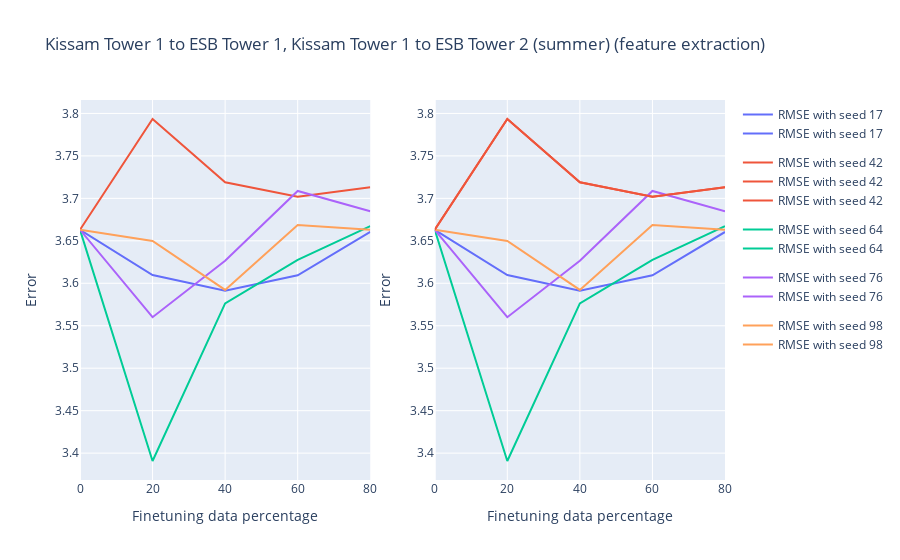
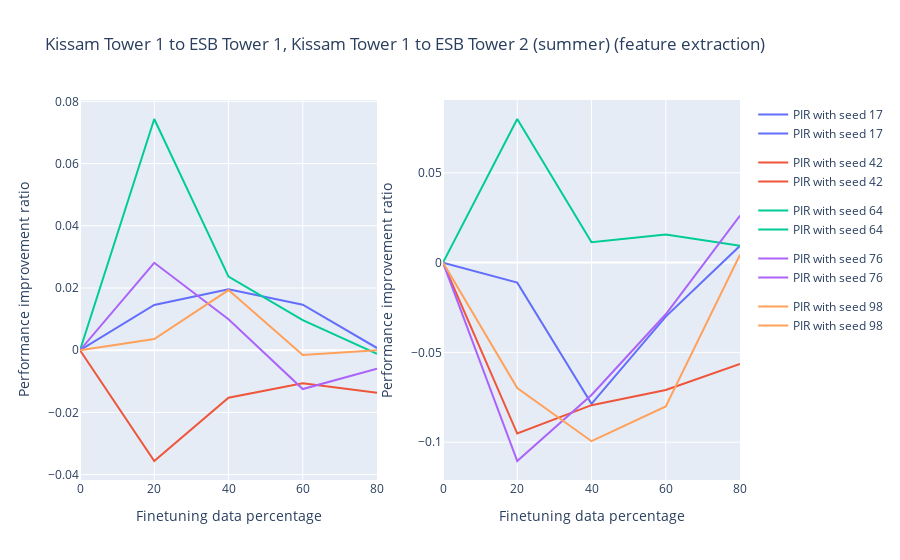

The code cell stored with these charts, in order, in its notebook:
### Code cell
plot_multiseed_error_pir(ft_percents=ft_percents, from_building="Kissam", from_tower=1, to_building="ESB", season="summer")

### Figure 1 — Plotly figure (JSON) as saved in the notebook; plotly's stock layout.template omitted (floating-point values rounded to 4 significant figures)
{"data": [{"hovertemplate": "variable=RMSE with seed 17<br>finetuning data percentage=%{x}<br>value=%{y}<extra></extra>", "legendgroup": "RMSE with seed 17", "line": {"color": "#636efa", "dash": "solid"}, "marker": {"symbol": "circle"}, "mode": "lines", "name": "RMSE with seed 17", "orientation": "v", "showlegend": true, "type": "scatter", "x": [0, 20, 40, 60, 80], "xaxis": "x", "y": [3.663, 3.61, 3.591, 3.609, 3.66], "yaxis": "y"}, {"hovertemplate": "variable=RMSE with seed 42<br>finetuning data percentage=%{x}<br>value=%{y}<extra></extra>", "legendgroup": "RMSE with seed 42", "line": {"color": "#EF553B", "dash": "solid"}, "marker": {"symbol": "circle"}, "mode": "lines", "name": "RMSE with seed 42", "orientation": "v", "showlegend": true, "type": "scatter", "x": [0, 20, 40, 60, 80], "xaxis": "x", "y": [3.663, 3.793, 3.719, 3.702, 3.713], "yaxis": "y"}, {"hovertemplate": "variable=RMSE with seed 64<br>finetuning data percentage=%{x}<br>value=%{y}<extra></extra>", "legendgroup": "RMSE with seed 64", "line": {"color": "#00cc96", "dash": "solid"}, "marker": {"symbol": "circle"}, "mode": "lines", "name": "RMSE with seed 64", "orientation": "v", "showlegend": true, "type": "scatter", "x": [0, 20, 40, 60, 80], "xaxis": "x", "y": [3.663, 3.391, 3.576, 3.628, 3.667], "yaxis": "y"}, {"hovertemplate": "variable=RMSE with seed 76<br>finetuning data percentage=%{x}<br>value=%{y}<extra></extra>", "legendgroup": "RMSE with seed 76", "line": {"color": "#ab63fa", "dash": "solid"}, "marker": {"symbol": "circle"}, "mode": "lines", "name": "RMSE with seed 76", "orientation": "v", "showlegend": true, "type": "scatter", "x": [0, 20, 40, 60, 80], "xaxis": "x", "y": [3.663, 3.56, 3.626, 3.709, 3.685], "yaxis": "y"}, {"hovertemplate": "variable=RMSE with seed 98<br>finetuning data percentage=%{x}<br>value=%{y}<extra></extra>", "legendgroup": "RMSE with seed 98", "line": {"color": "#FFA15A", "dash": "solid"}, "marker": {"symbol": "circle"}, "mode": "lines", "name": "RMSE with seed 98", "orientation": "v", "showlegend": true, "type": "scatter", "x": [0, 20, 40, 60, 80], "xaxis": "x", "y": [3.663, 3.65, 3.592, 3.669, 3.663], "yaxis": "y"}, {"hovertemplate": "variable=RMSE with seed 17<br>finetuning data percentage=%{x}<br>value=%{y}<extra></extra>", "legendgroup": "RMSE with seed 17", "line": {"color": "#636efa", "dash": "solid"}, "marker": {"symbol": "circle"}, "mode": "lines", "name": "RMSE with seed 17", "orientation": "v", "showlegend": true, "type": "scatter", "x": [0, 20, 40, 60, 80], "xaxis": "x2", "y": [3.663, 3.61, 3.591, 3.609, 3.66], "yaxis": "y2"}, {"hovertemplate": "variable=RMSE with seed 42<br>finetuning data percentage=%{x}<br>value=%{y}<extra></extra>", "legendgroup": "RMSE with seed 42", "line": {"color": "#EF553B", "dash": "solid"}, "marker": {"symbol": "circle"}, "mode": "lines", "name": "RMSE with seed 42", "orientation": "v", "showlegend": true, "type": "scatter", "x": [0, 20, 40, 60, 80], "xaxis": "x2", "y": [3.663, 3.793, 3.719, 3.702, 3.713], "yaxis": "y2"}, {"hovertemplate": "variable=RMSE with seed 64<br>finetuning data percentage=%{x}<br>value=%{y}<extra></extra>", "legendgroup": "RMSE with seed 64", "line": {"color": "#00cc96", "dash": "solid"}, "marker": {"symbol": "circle"}, "mode": "lines", "name": "RMSE with seed 64", "orientation": "v", "showlegend": true, "type": "scatter", "x": [0, 20, 40, 60, 80], "xaxis": "x2", "y": [3.663, 3.391, 3.576, 3.628, 3.667], "yaxis": "y2"}, {"hovertemplate": "variable=RMSE with seed 76<br>finetuning data percentage=%{x}<br>value=%{y}<extra></extra>", "legendgroup": "RMSE with seed 76", "line": {"color": "#ab63fa", "dash": "solid"}, "marker": {"symbol": "circle"}, "mode": "lines", "name": "RMSE with seed 76", "orientation": "v", "showlegend": true, "type": "scatter", "x": [0, 20, 40, 60, 80], "xaxis": "x2", "y": [3.663, 3.56, 3.626, 3.709, 3.685], "yaxis": "y2"}, {"hovertemplate": "variable=RMSE with seed 98<br>finetuning data percentage=%{x}<br>value=%{y}<extra></extra>", "legendgroup": "RMSE with seed 98", "line": {"color": "#FFA15A", "dash": "solid"}, "marker": {"symbol": "circle"}, "mode": "lines", "name": "RMSE with seed 98", "orientation": "v", "showlegend": true, "type": "scatter", "x": [0, 20, 40, 60, 80], "xaxis": "x2", "y": [3.663, 3.65, 3.592, 3.669, 3.663], "yaxis": "y2"}, {"hovertemplate": "variable=RMSE with seed 42<br>finetuning data percentage=%{x}<br>value=%{y}<extra></extra>", "legendgroup": "RMSE with seed 42", "line": {"color": "#EF553B", "dash": "solid"}, "marker": {"symbol": "circle"}, "mode": "lines", "name": "RMSE with seed 42", "orientation": "v", "showlegend": true, "type": "scatter", "x": [0, 20, 40, 60, 80], "xaxis": "x2", "y": [3.663, 3.793, 3.719, 3.702, 3.713], "yaxis": "y2"}], "layout": {"showlegend": true, "title": {"text": "Kissam Tower 1 to ESB Tower 1, Kissam Tower 1 to ESB Tower 2 (summer) (feature extraction)"}, "xaxis": {"anchor": "y", "domain": [0, 0.45], "title": {"text": "Finetuning data percentage"}}, "xaxis2": {"anchor": "y2", "domain": [0.55, 1], "title": {"text": "Finetuning data percentage"}}, "yaxis": {"anchor": "x", "domain": [0, 1], "title": {"text": "Error"}}, "yaxis2": {"anchor": "x2", "domain": [0, 1], "title": {"text": "Error"}}}}

### Figure 2 — Plotly figure (JSON) as saved in the notebook; plotly's stock layout.template omitted (floating-point values rounded to 4 significant figures)
{"data": [{"hovertemplate": "variable=PIR with seed 17<br>finetuning data percentage=%{x}<br>value=%{y}<extra></extra>", "legendgroup": "PIR with seed 17", "line": {"color": "#636efa", "dash": "solid"}, "marker": {"symbol": "circle"}, "mode": "lines", "name": "PIR with seed 17", "orientation": "v", "showlegend": true, "type": "scatter", "x": [0, 20, 40, 60, 80], "xaxis": "x", "y": [0, 0.01453, 0.01958, 0.01461, 0.0007058], "yaxis": "y"}, {"hovertemplate": "variable=PIR with seed 42<br>finetuning data percentage=%{x}<br>value=%{y}<extra></extra>", "legendgroup": "PIR with seed 42", "line": {"color": "#EF553B", "dash": "solid"}, "marker": {"symbol": "circle"}, "mode": "lines", "name": "PIR with seed 42", "orientation": "v", "showlegend": true, "type": "scatter", "x": [0, 20, 40, 60, 80], "xaxis": "x", "y": [0, -0.03561, -0.01526, -0.01065, -0.01368], "yaxis": "y"}, {"hovertemplate": "variable=PIR with seed 64<br>finetuning data percentage=%{x}<br>value=%{y}<extra></extra>", "legendgroup": "PIR with seed 64", "line": {"color": "#00cc96", "dash": "solid"}, "marker": {"symbol": "circle"}, "mode": "lines", "name": "PIR with seed 64", "orientation": "v", "showlegend": true, "type": "scatter", "x": [0, 20, 40, 60, 80], "xaxis": "x", "y": [0, 0.07432, 0.02366, 0.009639, -0.001173], "yaxis": "y"}, {"hovertemplate": "variable=PIR with seed 76<br>finetuning data percentage=%{x}<br>value=%{y}<extra></extra>", "legendgroup": "PIR with seed 76", "line": {"color": "#ab63fa", "dash": "solid"}, "marker": {"symbol": "circle"}, "mode": "lines", "name": "PIR with seed 76", "orientation": "v", "showlegend": true, "type": "scatter", "x": [0, 20, 40, 60, 80], "xaxis": "x", "y": [0, 0.02811, 0.00997, -0.01247, -0.005941], "yaxis": "y"}, {"hovertemplate": "variable=PIR with seed 98<br>finetuning data percentage=%{x}<br>value=%{y}<extra></extra>", "legendgroup": "PIR with seed 98", "line": {"color": "#FFA15A", "dash": "solid"}, "marker": {"symbol": "circle"}, "mode": "lines", "name": "PIR with seed 98", "orientation": "v", "showlegend": true, "type": "scatter", "x": [0, 20, 40, 60, 80], "xaxis": "x", "y": [0, 0.003599, 0.01934, -0.001553, -5.772e-06], "yaxis": "y"}, {"hovertemplate": "variable=PIR with seed 17<br>finetuning data percentage=%{x}<br>value=%{y}<extra></extra>", "legendgroup": "PIR with seed 17", "line": {"color": "#636efa", "dash": "solid"}, "marker": {"symbol": "circle"}, "mode": "lines", "name": "PIR with seed 17", "orientation": "v", "showlegend": true, "type": "scatter", "x": [0, 20, 40, 60, 80], "xaxis": "x2", "y": [0, -0.01115, -0.07861, -0.03006, 0.009382], "yaxis": "y2"}, {"hovertemplate": "variable=PIR with seed 42<br>finetuning data percentage=%{x}<br>value=%{y}<extra></extra>", "legendgroup": "PIR with seed 42", "line": {"color": "#EF553B", "dash": "solid"}, "marker": {"symbol": "circle"}, "mode": "lines", "name": "PIR with seed 42", "orientation": "v", "showlegend": true, "type": "scatter", "x": [0, 20, 40, 60, 80], "xaxis": "x2", "y": [0, -0.09517, -0.07937, -0.07093, -0.05637], "yaxis": "y2"}, {"hovertemplate": "variable=PIR with seed 64<br>finetuning data percentage=%{x}<br>value=%{y}<extra></extra>", "legendgroup": "PIR with seed 64", "line": {"color": "#00cc96", "dash": "solid"}, "marker": {"symbol": "circle"}, "mode": "lines", "name": "PIR with seed 64", "orientation": "v", "showlegend": true, "type": "scatter", "x": [0, 20, 40, 60, 80], "xaxis": "x2", "y": [0, 0.07996, 0.01137, 0.01558, 0.009352], "yaxis": "y2"}, {"hovertemplate": "variable=PIR with seed 76<br>finetuning data percentage=%{x}<br>value=%{y}<extra></extra>", "legendgroup": "PIR with seed 76", "line": {"color": "#ab63fa", "dash": "solid"}, "marker": {"symbol": "circle"}, "mode": "lines", "name": "PIR with seed 76", "orientation": "v", "showlegend": true, "type": "scatter", "x": [0, 20, 40, 60, 80], "xaxis": "x2", "y": [0, -0.1105, -0.07369, -0.02875, 0.02619], "yaxis": "y2"}, {"hovertemplate": "variable=PIR with seed 98<br>finetuning data percentage=%{x}<br>value=%{y}<extra></extra>", "legendgroup": "PIR with seed 98", "line": {"color": "#FFA15A", "dash": "solid"}, "marker": {"symbol": "circle"}, "mode": "lines", "name": "PIR with seed 98", "orientation": "v", "showlegend": true, "type": "scatter", "x": [0, 20, 40, 60, 80], "xaxis": "x2", "y": [0, -0.06978, -0.09942, -0.08007, 0.004356], "yaxis": "y2"}], "layout": {"showlegend": true, "title": {"text": "Kissam Tower 1 to ESB Tower 1, Kissam Tower 1 to ESB Tower 2 (summer) (feature extraction)"}, "xaxis": {"anchor": "y", "domain": [0, 0.45], "title": {"text": "Finetuning data percentage"}}, "xaxis2": {"anchor": "y2", "domain": [0.55, 1], "title": {"text": "Finetuning data percentage"}}, "yaxis": {"anchor": "x", "domain": [0, 1], "title": {"text": "Performance improvement ratio"}}, "yaxis2": {"anchor": "x2", "domain": [0, 1], "title": {"text": "Performance improvement ratio"}}}}
